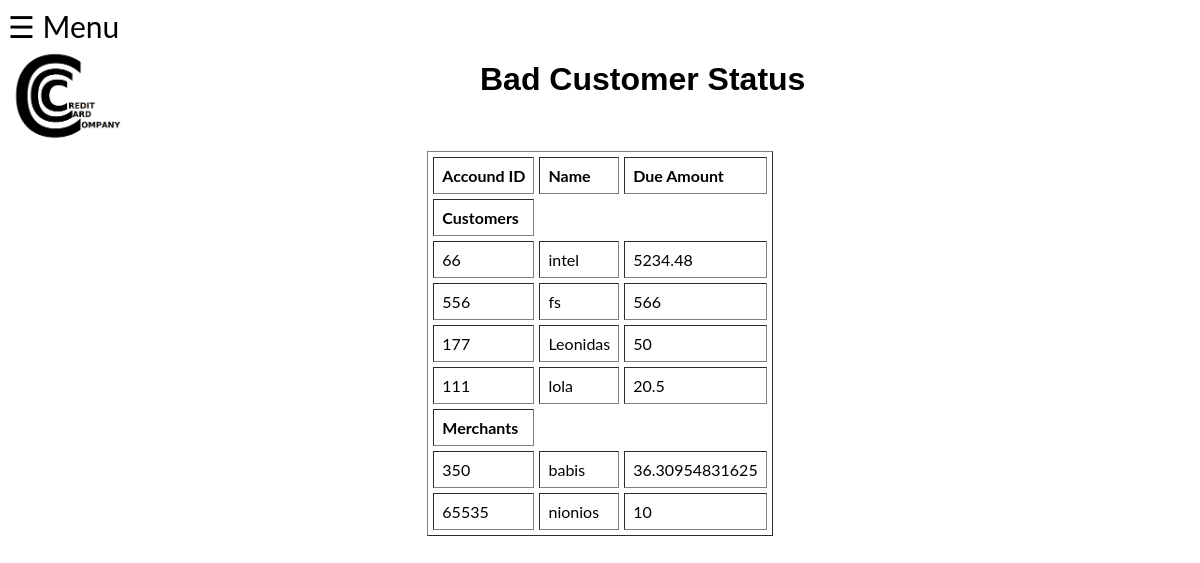
The app's page /source_code/bad_customer.php with its own data.
### tables this page shows
CREATE TABLE `simple_cust` (
  `ac_id` smallint(5) UNSIGNED NOT NULL,
  `credit_limit` float NOT NULL,
  `cur_due_amount` double NOT NULL,
  `avail_amount` float NOT NULL,
  `exp_date` date NOT NULL
);

CREATE TABLE `customer` (
  `ac_id` smallint(5) UNSIGNED NOT NULL,
  `name` varchar(25) NOT NULL,
  `active` enum('true','false') NOT NULL
);

CREATE TABLE `merchant` (
  `ac_id` smallint(5) UNSIGNED NOT NULL,
  `supply` float NOT NULL,
  `profit` float NOT NULL,
  `debt` double NOT NULL
);

### source_code/bad_customer.php (the view, shortened to what this page needs)
<!DOCTYPE html>
<html lang="en">
	<head>
		<link rel="stylesheet" type="text/css" href="home.css">
		<link rel="stylesheet" type="text/css" href="side.css">
	</head>
	<body >
		<span style="font-size:30px;cursor:pointer" onclick="openNav()">&#9776; Menu</span>
		<header>
			<a href="http://localhost/loged_ccc.php">
				<img style="width: 10%;" id=logo_image src="3.png" alt="No Image">
			</a>
			<h1 style="position: absolute; left: 40%; top:5%; color:black; font-family: sans-serif; text-align: center">Bad Customer Status</h1>
		</header>
		<?php
			require_once('connection.php');
			echo '<table align="center"
				cellspacing="5" cellpadding="8" border="solid">
				<tr><td align="left"><b>Accound ID</b></td>
				<td align="left"><b>Name</b></td>
				<td align="left"><b>Due Amount</b></td></tr>
				<td align="left" border="none"><b>Customers</b></td>
				';
				$query = "SELECT customer.name, customer.ac_id, simple_cust.cur_due_amount FROM customer INNER JOIN simple_cust ON customer.ac_id=simple_cust.ac_id WHERE customer.active='true' AND simple_cust.cur_due_amount>0 ORDER BY simple_cust.cur_due_amount DESC";
				$res = @mysqli_query($db, $query);
				if( $res -> num_rows >0) {
					while ($row = mysqli_fetch_array($res)){
						echo '<tr><td align="left">' .
						$row['ac_id'] . '</td><td align="left">' .
						$row['name'] . '</td><td align="left">'.
						$row['cur_due_amount']. '</td>';
						echo '</tr>';
					}
				}
			echo '<td align="left"  ><b border="none">Merchants</b></td>';
			$query ="SELECT customer.name, customer.ac_id, merchant.debt FROM customer INNER JOIN merchant ON customer.ac_id=merchant.ac_id WHERE customer.active='true' AND merchant.debt>0 ORDER BY  merchant.debt DESC";
			$res = @mysqli_query($db, $query);
			if( $res -> num_rows >0) {
				while ($row = mysqli_fetch_array($res)){
					echo '<tr><td align="left">' .
					$row['ac_id'] . '</td><td align="left">' .
					$row['name'] . '</td><td align="left">'.
					$row['debt']. '</td>';
					echo '</tr>';
				}
			}
			echo "</table>";
		?>
	</body>
</html>

### source_code/side.css (style rules this page uses)
body { font-family: "Lato", sans-serif; }

### records on screen
simple_cust: ac_id.ac_id "66", ac_id.name "intel", cur_due_amount "5234.48"
simple_cust: ac_id.ac_id "556", ac_id.name "fs", cur_due_amount "566"
simple_cust: ac_id.ac_id "177", ac_id.name "Leonidas", cur_due_amount "50"
simple_cust: ac_id.ac_id "111", ac_id.name "lola", cur_due_amount "20.5"
merchant: ac_id.ac_id "350", ac_id.name "babis", debt "36.30954831625"
merchant: ac_id.ac_id "65535", ac_id.name "nionios", debt "10"
